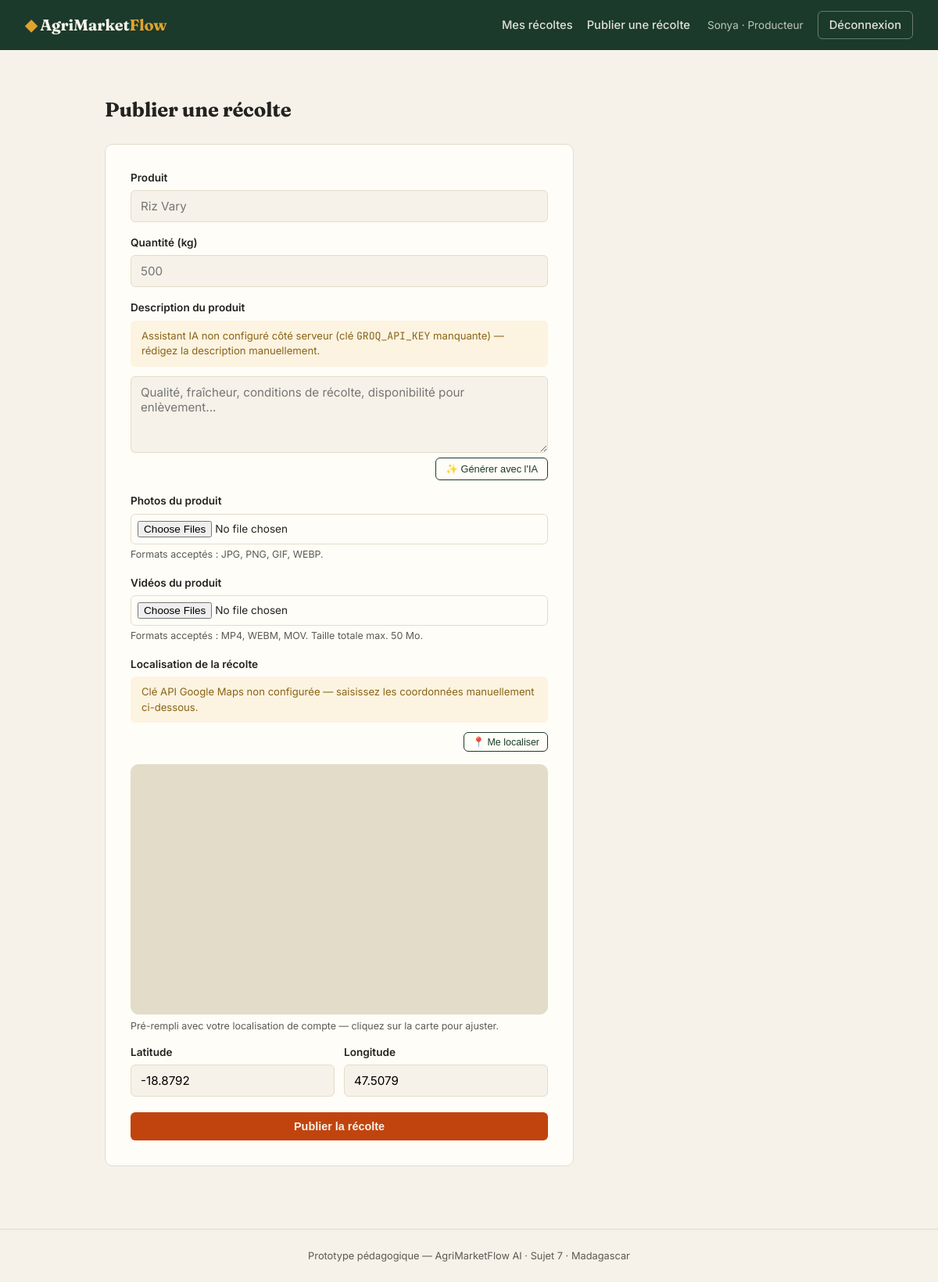
Screenshot of /recolte/nouvelle (signed in) with the database file from the repository.
### tables this page shows
CREATE TABLE UTILISATEUR (
    id_utilisateur INTEGER PRIMARY KEY AUTOINCREMENT,
    nom_complet     TEXT NOT NULL,
    contact         TEXT NOT NULL UNIQUE,
    mot_de_passe    TEXT NOT NULL,
    type_profil     TEXT NOT NULL CHECK (type_profil IN ('Producteur','Collecteur','Transporteur')),
    latitude        REAL NOT NULL,
    longitude       REAL NOT NULL,
    est_disponible  INTEGER NOT NULL DEFAULT 1
);

### agrimarketflow/app.py (the view, shortened to what this page needs)
@app.route("/recolte/nouvelle", methods=["GET", "POST"])
@login_required
@role_required("Producteur")
def nouvelle_recolte():
    user = current_user()
    return render_template("nouvelle_recolte.html", user=user)

### agrimarketflow/app.py (called while the page is built)
def login_required(view):
    @wraps(view)
    def wrapped(*args, **kwargs):
        if "user_id" not in session:
            flash("Veuillez vous connecter pour accéder à cette page.", "warning")
            return redirect(url_for("connexion"))
        return view(*args, **kwargs)
    return wrapped

def role_required(*roles):
    def decorator(view):
        @wraps(view)
        def wrapped(*args, **kwargs):
            if session.get("type_profil") not in roles:
                flash("Cette page n'est pas accessible pour votre profil.", "danger")
                return redirect(url_for("accueil"))
            return view(*args, **kwargs)
        return wrapped
    return decorator

def current_user():
    if "user_id" not in session:
        return None
    conn = get_connection()
    user = conn.execute(
        "SELECT * FROM UTILISATEUR WHERE id_utilisateur = ?", (session["user_id"],)
    ).fetchone()
    conn.close()
    return user

@app.context_processor
def inject_user():
    return {"current_user": current_user()}

@app.context_processor
def inject_maps_key():
    return {"google_maps_api_key": app.config["GOOGLE_MAPS_API_KEY"]}

@app.context_processor
def inject_ia_status():
    return {"ia_disponible": ia.ia_disponible()}

### agrimarketflow/database.py (called while the page is built)
def get_connection():
    conn = sqlite3.connect(DB_PATH)
    conn.row_factory = sqlite3.Row
    conn.execute("PRAGMA foreign_keys = ON")
    return conn

### agrimarketflow/ia.py (called while the page is built)
def ia_disponible():
    return bool(GROQ_API_KEY)

### agrimarketflow/templates/nouvelle_recolte.html (shortened to what this page needs)
{% extends "base.html" %}
{% block content %}
<h1 style="font-size:1.6rem;margin-bottom:24px;">Publier une récolte</h1>
<div class="form-card" style="max-width:600px;">
  <form method="POST" action="{{ url_for('nouvelle_recolte') }}" enctype="multipart/form-data">
    <label for="libelle_produit">Produit</label>
    <input type="text" id="libelle_produit" name="libelle_produit" required placeholder="Riz Vary">
    <label for="quantite">Quantité (kg)</label>
    <input type="number" step="any" id="quantite" name="quantite" required placeholder="500">
    <label for="description">Description du produit</label>
    {% if not ia_disponible %}
      <div class="map-key-warning">
        Assistant IA non configuré côté serveur (clé <span class="mono">GROQ_API_KEY</span> manquante) —
        rédigez la description manuellement.
      </div>
    {% endif %}
    <textarea id="description" name="description" rows="4"
      placeholder="Qualité, fraîcheur, conditions de récolte, disponibilité pour enlèvement..."></textarea>
    <div class="map-actions">
      <button type="button" id="btn-ia-description" class="btn-outline" style="padding:6px 12px;font-size:0.8rem;border-radius:6px;" {% if not ia_disponible %}disabled{% endif %}>
        ✨ Générer avec l'IA
      </button>
    </div>
    <label>Photos du produit</label>
    <input type="file" name="images" accept="image/png,image/jpeg,image/gif,image/webp" multiple>
    <p class="field-hint">Formats acceptés : JPG, PNG, GIF, WEBP.</p>
    <label>Vidéos du produit</label>
    <input type="file" name="videos" accept="video/mp4,video/webm,video/quicktime" multiple>
    <p class="field-hint">Formats acceptés : MP4, WEBM, MOV. Taille totale max. 50 Mo.</p>
    <label>Localisation de la récolte</label>
    {% if not google_maps_api_key %}
      <div class="map-key-warning">
        Clé API Google Maps non configurée — saisissez les coordonnées manuellement ci-dessous.
      </div>
    {% endif %}
    <div class="map-actions"><button type="button" id="btn-locate-me" class="btn-outline" style="padding:4px 10px;font-size:0.78rem;border-radius:6px;">📍 Me localiser</button></div>
    <div id="map-picker" class="map-box" data-lat-input="latitude" data-lon-input="longitude"></div>
    <p class="field-hint">Pré-rempli avec votre localisation de compte — cliquez sur la carte pour ajuster.</p>
    <div class="form-row">
      <div>
        <label for="latitude">Latitude</label>
        <input type="number" step="any" id="latitude" name="latitude" required value="{{ user.latitude }}">
      </div>
      <div>
        <label for="longitude">Longitude</label>
        <input type="number" step="any" id="longitude" name="longitude" required value="{{ user.longitude }}">
      </div>
    </div>
    <button type="submit" class="btn btn-laterite" style="margin-top:20px;width:100%;">Publier la récolte</button>
  </form>
</div>
{% endblock %}

### agrimarketflow/templates/base.html (shortened to what this page needs)
<!DOCTYPE html>
<html lang="fr">
<head>
<link rel="stylesheet" href="{{ url_for('static', filename='style.css') }}">
</head>
<body>
<header class="topbar">
  <a class="brand" href="{{ url_for('accueil') }}">
    <span class="brand-mark">◆</span> AgriMarket<span class="brand-accent">Flow</span>
  </a>
  <nav>
    {% if current_user %}
      {% if current_user.type_profil == 'Producteur' %}
        <a href="{{ url_for('producteur_dashboard') }}">Mes récoltes</a>
        <a href="{{ url_for('nouvelle_recolte') }}">Publier une récolte</a>
      {% else %}
        <a href="{{ url_for('prestataire_dashboard') }}">Récoltes à proximité</a>
      {% endif %}
      <span class="nav-user">{{ current_user.nom_complet }} · {{ current_user.type_profil }}</span>
      <a href="{{ url_for('deconnexion') }}" class="btn-ghost">Déconnexion</a>
    {% else %}
      <a href="{{ url_for('connexion') }}">Connexion</a>
      <a href="{{ url_for('inscription') }}" class="btn-ghost">Créer un compte</a>
    {% endif %}
  </nav>
</header>
<main class="page">
  {% block content %}{% endblock %}
</main>
<footer class="footer">
  Prototype pédagogique — AgriMarketFlow AI · Sujet 7 · Madagascar
</footer>
</body>
</html>

### agrimarketflow/static/style.css (style rules this page uses)
:root { --vert-foret: #1B3A2B; --vert-moyen: #2F5233; --laterite: #C1440E; --or-recolte: #E0A32E; --papier: #F6F2E9; --papier-carte: #FFFDF8; --encre: #232320; --encre-douce: #5B5A52; --ligne: #E2DCC9; --succes: #2F6B3E; --danger: #B4362A; }
* { box-sizing: border-box; }
body { margin: 0; background: var(--papier); color: var(--encre); font-family: 'Inter', -apple-system, sans-serif; font-size: 15.5px; line-height: 1.5; }
h1, h2, h3, .brand { font-family: 'Fraunces', Georgia, serif; letter-spacing: -0.01em; }
.mono, .score-value, .coord { font-family: 'JetBrains Mono', monospace; }
.topbar { display: flex; align-items: center; justify-content: space-between; background: var(--vert-foret); color: var(--papier); padding: 14px 32px; }
.brand { color: var(--papier); text-decoration: none; font-size: 1.25rem; font-weight: 700; }
.brand-mark { color: var(--or-recolte); }
.brand-accent { color: var(--or-recolte); }
.topbar nav { display: flex; align-items: center; gap: 18px; }
.topbar nav a { color: var(--papier); text-decoration: none; font-weight: 500; font-size: 0.92rem; opacity: 0.9; }
.nav-user { font-size: 0.85rem; opacity: 0.75; margin-left: 4px; }
.btn-ghost { border: 1px solid rgba(246,242,233,0.4); padding: 6px 14px; border-radius: 6px; }
.page { max-width: 980px; margin: 0 auto; padding: 40px 24px 80px; min-height: 70vh; }
.footer { text-align: center; padding: 24px; color: var(--encre-douce); font-size: 0.8rem; border-top: 1px solid var(--ligne); }
.btn { display: inline-block; padding: 10px 20px; border-radius: 6px; background: var(--vert-foret); color: var(--papier); text-decoration: none; font-weight: 600; font-size: 0.9rem; border: none; cursor: pointer; }
.btn-laterite { background: var(--laterite); }
.btn-outline { background: transparent; color: var(--vert-foret); border: 1px solid var(--vert-foret); }
.form-card { background: var(--papier-carte); border: 1px solid var(--ligne); border-radius: 10px; padding: 32px; max-width: 480px; }
label { display: block; font-size: 0.85rem; font-weight: 600; margin: 16px 0 6px; }
label:first-child { margin-top: 0; }
input, select, textarea { width: 100%; padding: 10px 12px; border: 1px solid var(--ligne); border-radius: 6px; font-family: inherit; font-size: 0.95rem; background: var(--papier); }
textarea { resize: vertical; }
input[type=file] { padding: 8px; font-size: 0.85rem; background: var(--papier-carte); }
.field-hint { font-size: 0.78rem; color: var(--encre-douce); margin-top: 4px; }
.form-row { display: flex; gap: 12px; }
.form-row > * { flex: 1; }
.map-box { width: 100%; height: 320px; border-radius: 10px; border: 1px solid var(--ligne); margin: 6px 0 6px; background: var(--ligne); }
.map-actions { display: flex; justify-content: flex-end; margin-bottom: 16px; }
.map-key-warning { padding: 10px 14px; border-radius: 6px; background: #FCF3E1; color: #8A6415; font-size: 0.82rem; margin-bottom: 12px; }

### rows the page displays
UTILISATEUR: nom_complet "Sonya", type_profil "Producteur", latitude "-18.8792", longitude "47.5079"
